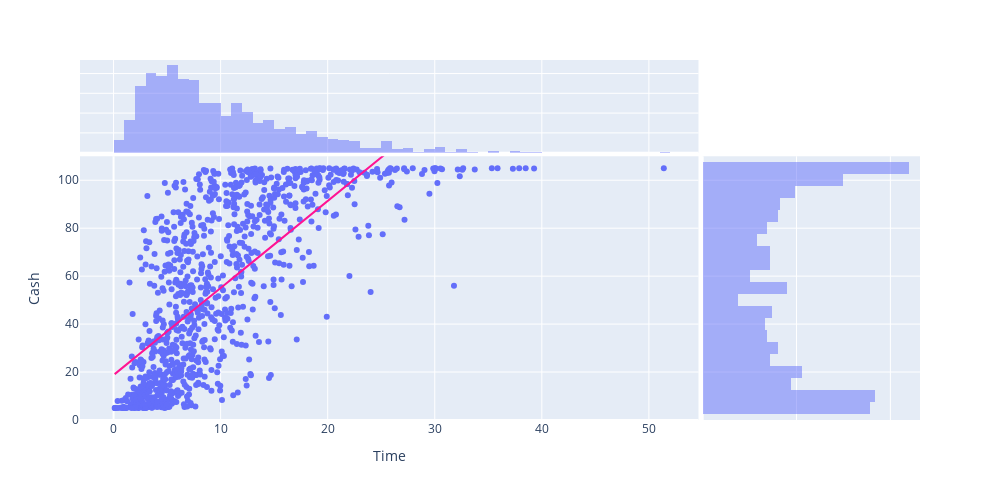

The code cell stored with this chart in its notebook:
### Markdown cell above
## Scatter plot of time spent on website vs $$ spent

### Code cell
fig = px.scatter(join_time_spend, x = 'Time', y='Cash', width=1000, height=500,  range_y=[0,110], trendline='ols', trendline_color_override='DeepPink',  marginal_x='histogram', marginal_y='histogram')
fig.show()

### Figure 1 — Plotly figure (JSON) as saved in the notebook; plotly's stock layout.template omitted (floating-point values rounded to 4 significant figures; data arrays with more than 128 entries replaced by an {"elided": "..."} marker saying what was removed)
{"data": [{"hovertemplate": "Time=%{x}<br>Cash=%{y}<extra></extra>", "legendgroup": "", "marker": {"color": "#636efa", "symbol": "circle"}, "mode": "markers", "name": "", "orientation": "v", "showlegend": false, "type": "scatter", "x": {"elided": "1000 float values"}, "xaxis": "x", "y": {"elided": "1000 float values"}, "yaxis": "y"}, {"alignmentgroup": "True", "bingroup": "x", "hovertemplate": "Time=%{x}<br>count=%{y}<extra></extra>", "legendgroup": "", "marker": {"color": "#636efa"}, "name": "", "offsetgroup": "", "opacity": 0.5, "showlegend": false, "type": "histogram", "x": {"elided": "1000 float values"}, "xaxis": "x3", "yaxis": "y3"}, {"alignmentgroup": "True", "bingroup": "y", "hovertemplate": "Cash=%{y}<br>count=%{x}<extra></extra>", "legendgroup": "", "marker": {"color": "#636efa"}, "name": "", "offsetgroup": "", "opacity": 0.5, "showlegend": false, "type": "histogram", "xaxis": "x2", "y": {"elided": "1000 float values"}, "yaxis": "y2"}, {"hovertemplate": "<b>OLS trendline</b><br>Cash = 3.63077 * Time + 18.747<br>R<sup>2</sup>=0.522875<br><br>Time=%{x}<br>Cash=%{y} <b>(trend)</b><extra></extra>", "legendgroup": "", "line": {"color": "DeepPink"}, "marker": {"color": "#636efa", "symbol": "circle"}, "mode": "lines", "name": "", "showlegend": false, "type": "scatter", "x": {"elided": "1000 float values"}, "xaxis": "x", "y": {"elided": "1000 float values"}, "yaxis": "y"}], "layout": {"barmode": "overlay", "height": 500, "legend": {"tracegroupgap": 0}, "margin": {"t": 60}, "width": 1000, "xaxis": {"anchor": "y", "autorange": true, "domain": [0, 0.7363], "range": [-3.134, 54.63], "title": {"text": "Time"}, "type": "linear"}, "xaxis2": {"anchor": "y2", "autorange": true, "domain": [0.7413, 1], "matches": "x2", "range": [0, 115.8], "showgrid": true, "showline": false, "showticklabels": false, "ticks": ""}, "xaxis3": {"anchor": "y3", "autorange": true, "domain": [0, 0.7363], "matches": "x", "range": [-3.134, 54.63], "showgrid": true, "showticklabels": false, "type": "linear"}, "xaxis4": {"anchor": "y4", "domain": [0.7413, 1], "matches": "x2", "showgrid": true, "showline": false, "showticklabels": false, "ticks": ""}, "yaxis": {"anchor": "x", "domain": [0, 0.7326], "range": [0, 110], "title": {"text": "Cash"}, "type": "linear"}, "yaxis2": {"anchor": "x2", "domain": [0, 0.7326], "matches": "y", "showgrid": true, "showticklabels": false, "type": "linear"}, "yaxis3": {"anchor": "x3", "autorange": true, "domain": [0.7426, 1], "matches": "y3", "range": [0, 93.68], "showgrid": true, "showline": false, "showticklabels": false, "ticks": ""}, "yaxis4": {"anchor": "x4", "domain": [0.7426, 1], "matches": "y3", "showgrid": true, "showline": false, "showticklabels": false, "ticks": ""}}}
